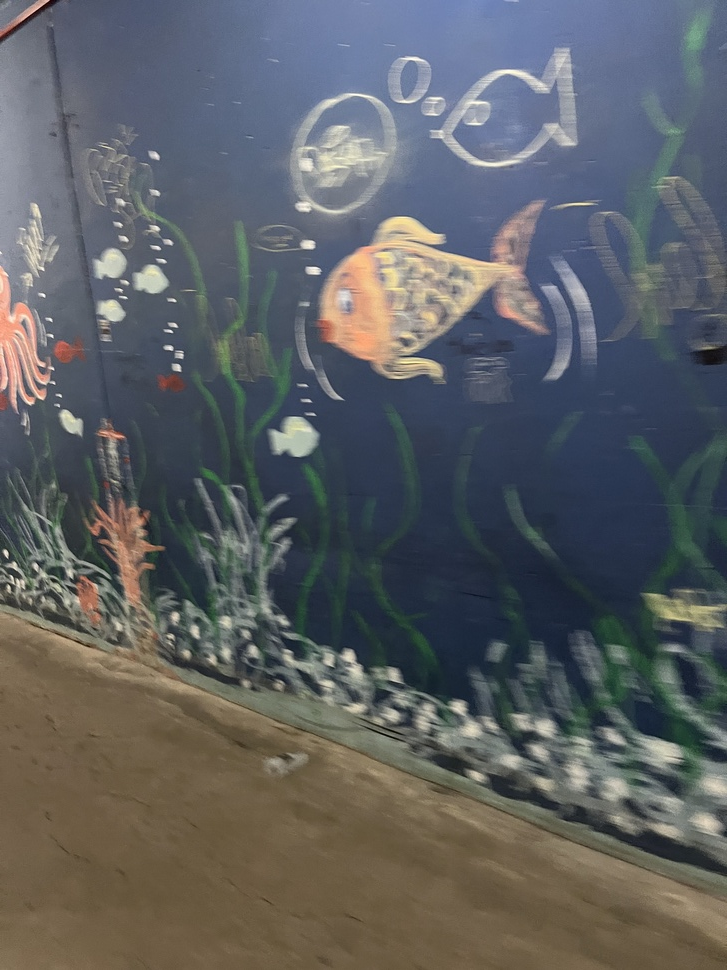
#> input picture src/image_test_bon/IMG_1301.jpg, 727 x 970 px, shrunk from 3024 x 4032 before the run; its folder holds only this picture in this run
$ python -i sift.py   (imports and definitions only)
#> lines starting #> are read from the running program, lines starting #| are printed output that depends on the picture
import cv2
import numpy as np
import os
from matplotlib import pyplot as plt
import json
import pickle
import time

# [27 lines left out: functions find_sift, apply_Lowe_test, not called in this run]


def find_match_orb(img):
    img = cv2.cvtColor(img, cv2.COLOR_BGR2GRAY)
    orb_img  = cv2.ORB_create(500) #create opencv orb object for the image to identify
    FLANN_INDEX_LSH = 6
    index_params = dict(algorithm=FLANN_INDEX_LSH, table_number=6, key_size=12, multi_probe_level=1)
    search_params = dict(checks=50)
    flann_img = cv2.FlannBasedMatcher(indexParams=index_params, searchParams=search_params)
    #load the path of all the reference images
    list_path = os.listdir("src/images")
    #compute the keypoints for the image
    kp_img, des_img = orb_img.detectAndCompute(img, None)
    matches = []
    for path in list_path:
        if path == "cropped": continue
        abs_path = "src/images/"+path
        img_ref = cv2.imread(abs_path)
        img_ref = cv2.cvtColor(img_ref, cv2.COLOR_BGR2GRAY)
        #copute the keypoints for the reference images
        kp_ref, des_ref = orb_img.detectAndCompute(img_ref, None)
        #find the matches
        matches1 = flann_img.knnMatch(des_img, des_ref, k=2)
        matches.append(apply_Lowe_test(matches1, 0.7))
        # matches.append(apply_Lowe_test(matches1, 0.0001))
        score_matched = [len(x) for x in matches]


    test = dict(zip(list_path, score_matched))
    sorted_values = {k: v for k, v in sorted(test.items(), key=lambda item: item[1],reverse=True)}
    print(sorted_values)


# [73 lines left out: functions find_match_sift, generate_sift_descrpitors, find_match_sift_from_pkl, not called in this run]

>>> import cv2
>>> picture = cv2.imread('image_test_bon/IMG_1301.jpg')
#> picture is the input picture: shape (970, 727, 3); mean B, G, R 99.1, 96.3, 93.9
>>> result = find_match_orb(picture)
#> in find_match_orb, `img = cv2.cvtColor(img, cv2.COLOR_BGR2GRAY)`:
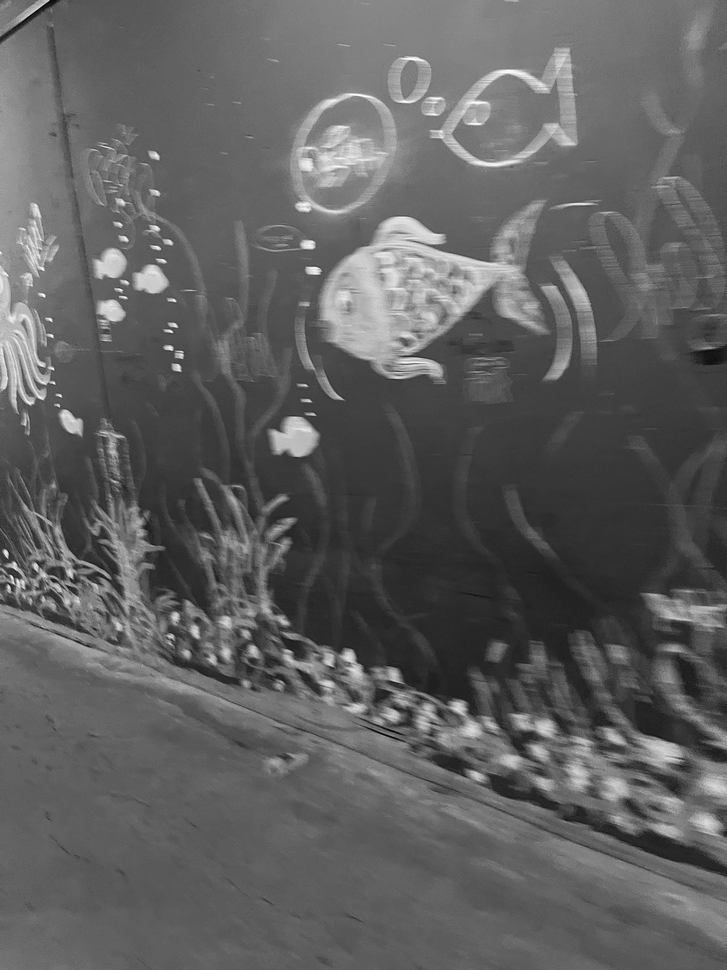
#> img: shape (970, 727); min 1, max 255, mean 95.9
#> (the run stopped early here; a loop or call above may not have finished)

$ run again, on src/image_test_bon/IMG_1302.jpg
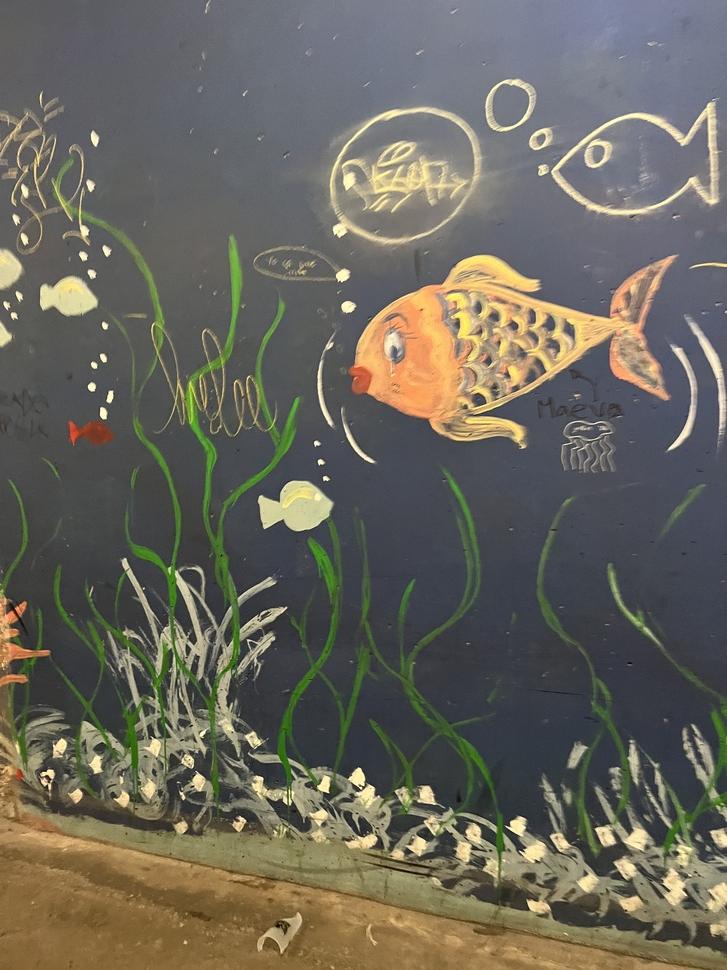
#> input picture src/image_test_bon/IMG_1302.jpg, 727 x 970 px, shrunk from 3024 x 4032 before the run
#> picture is the input picture: shape (970, 727, 3); mean B, G, R 92.5, 102.8, 105.6
#> in find_match_orb, `img = cv2.cvtColor(img, cv2.COLOR_BGR2GRAY)`:
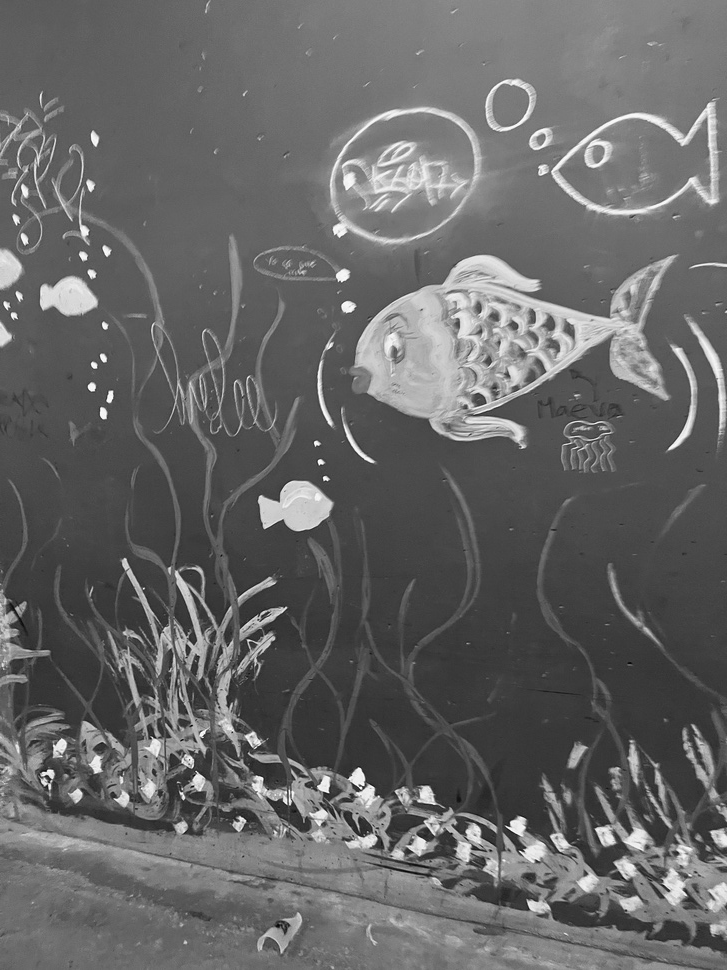
#> img: shape (970, 727); min 2, max 252, mean 102.5

$ run again, on src/image_test_bon/IMG_1303.jpg
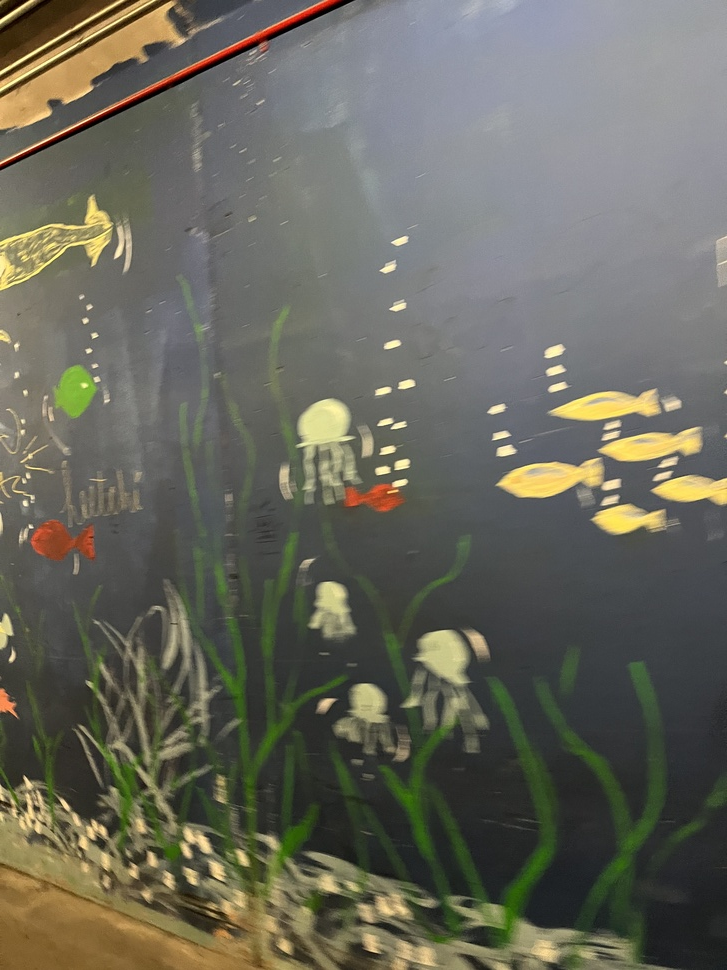
#> input picture src/image_test_bon/IMG_1303.jpg, 727 x 970 px, shrunk from 3024 x 4032 before the run
#> picture is the input picture: shape (970, 727, 3); mean B, G, R 92.5, 104, 104.7
#> in find_match_orb, `img = cv2.cvtColor(img, cv2.COLOR_BGR2GRAY)`:
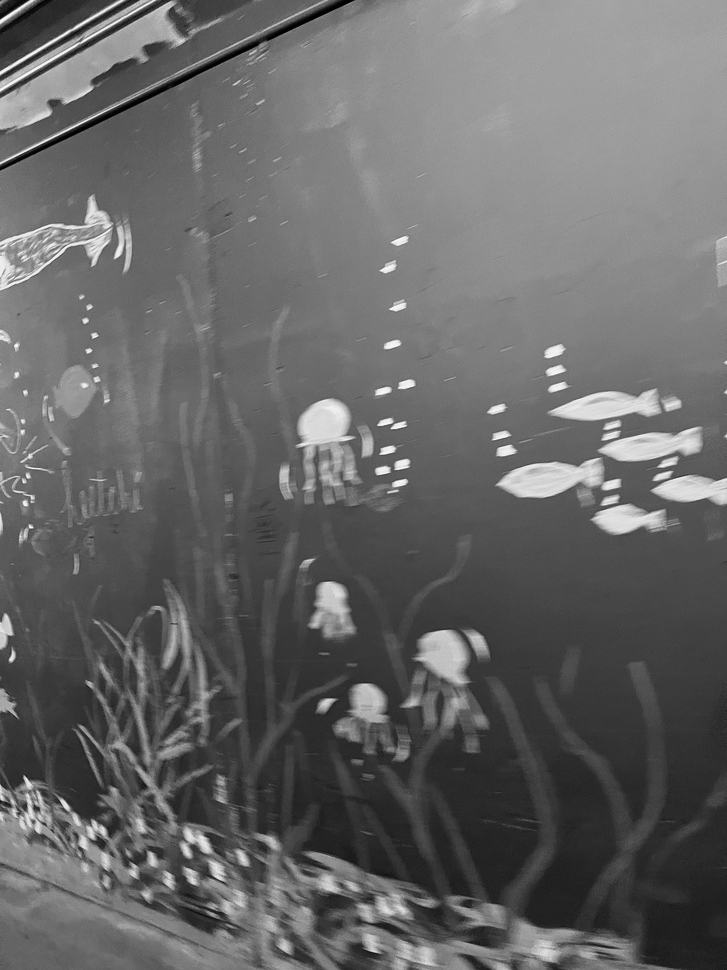
#> img: shape (970, 727); min 0, max 250, mean 102.9

$ run again, on src/image_test_bon/IMG_1304.jpg
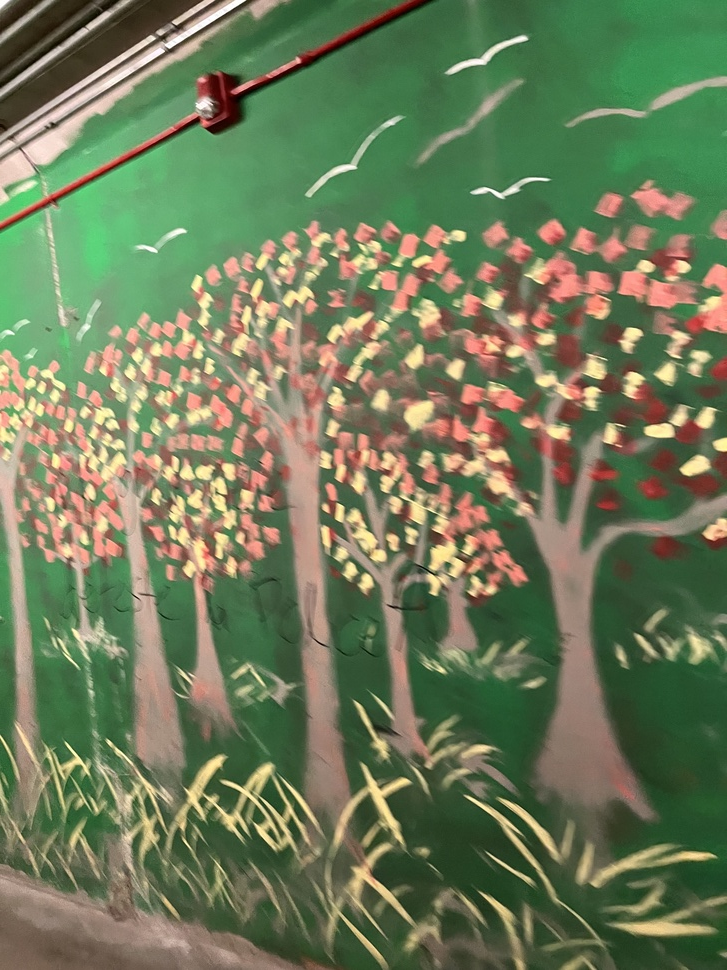
#> input picture src/image_test_bon/IMG_1304.jpg, 727 x 970 px, shrunk from 3024 x 4032 before the run
#> picture is the input picture: shape (970, 727, 3); mean B, G, R 90.1, 123.3, 111.2
#> in find_match_orb, `img = cv2.cvtColor(img, cv2.COLOR_BGR2GRAY)`:
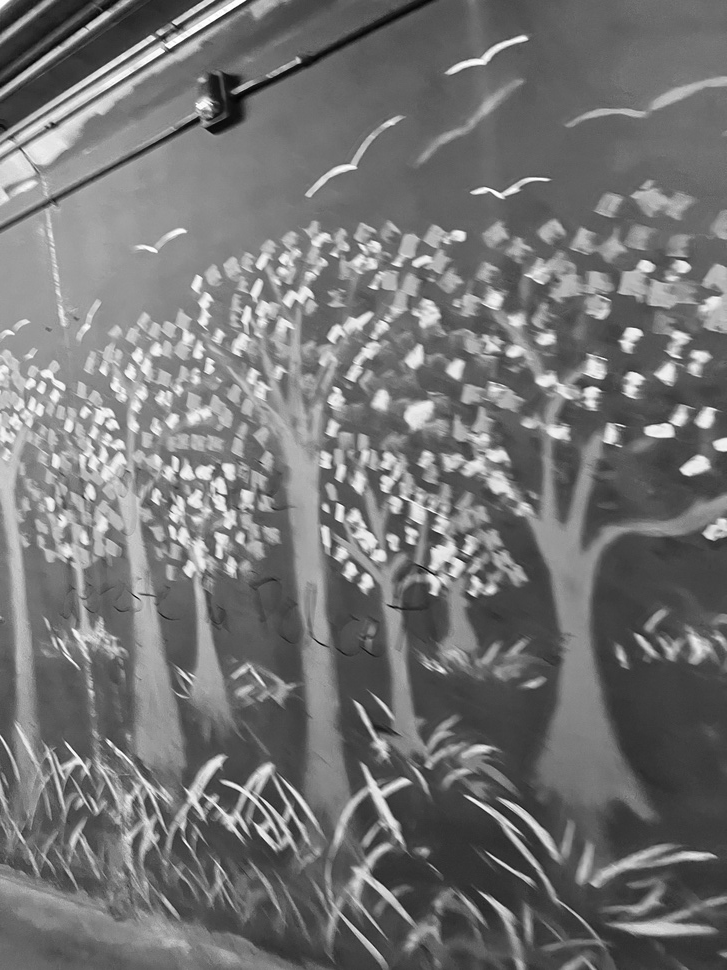
#> img: shape (970, 727); min 1, max 255, mean 115.9
